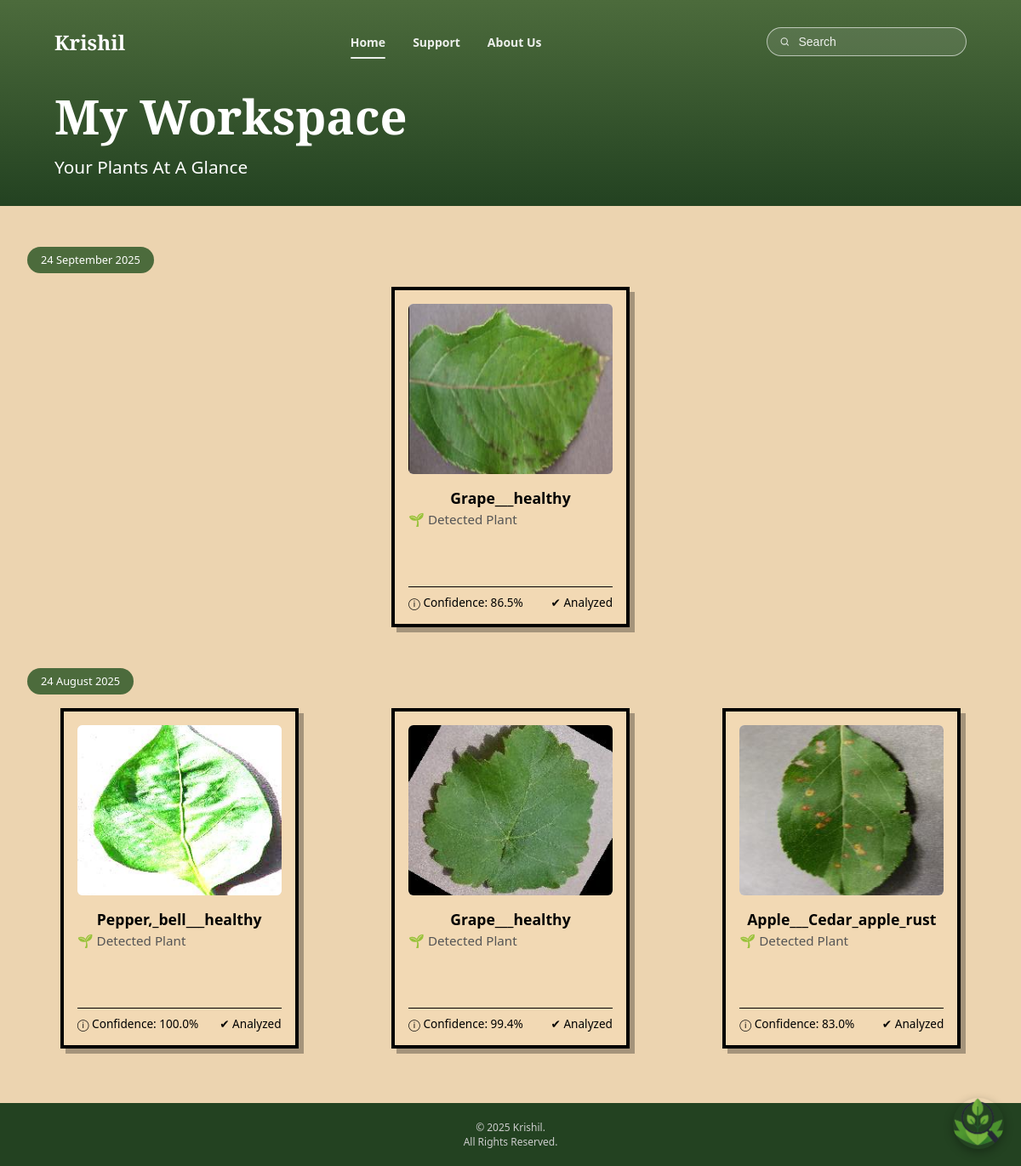
/workspace, run on the app's committed database.
### backend/app.py (models this page shows)
class Upload(Base):
    __tablename__ = "upload"
    id = Column(Integer, primary_key=True, index=True)
    filename = Column(String(255), nullable=False)
    predicted_class = Column(String(100), nullable=False)
    confidence = Column(Float, nullable=False)
    top_3_predictions = Column(Text, nullable=False)
    timestamp = Column(DateTime, default=datetime.utcnow)

### backend/app.py (the view)
@app.get("/workspace")
def workspace(request: Request, db: Session = Depends(get_db)):
    uploads = db.query(Upload).order_by(Upload.timestamp.desc()).limit(20).all()
    crops_by_date = {}
    for u in uploads:
        date_str = u.timestamp.strftime("%d %B %Y")
        crops_by_date.setdefault(date_str, []).append(
            {
                "name": u.predicted_class,
                "type": "Detected Plant",
                "status": f"Confidence: {u.confidence*100:.1f}%",
                "progress": "Analyzed",
                "image": f"uploads/{u.filename}",
            }
        )
    return templates.TemplateResponse("workspace.html", {"request": request, "crops": crops_by_date})

### templates/workspace.html (shortened to what this page needs)
<!DOCTYPE html>
<html lang="en">
<head>
</head>
<body>
  <header>
    <div class="nav">
      <h1>Krishil</h1>
      <ul>
        <li><a href="{{ request.url_for('home')}}" class="active">Home</a></li>
        <li><a href="{{ request.url_for('support_page')}}">Support</a></li>
        <li><a href="{{ request.url_for('about_us')}}">About Us</a></li>
      </ul>
      <div class="search" aria-label="Search">
        <svg class="icon" viewBox="0 0 24 24" fill="none" stroke="currentColor">
          <circle cx="11" cy="11" r="7" stroke-width="2"></circle>
          <path d="M20 20L17 17" stroke-width="2" stroke-linecap="round"></path>
        </svg>
        <input type="search" id="searchInput" placeholder="Search" />
      </div>
    </div>
    <div class="hero">
      <h2>My Workspace</h2>
      <p>Your Plants At A Glance</p>
    </div>
  </header>
  <main class="workspace">
  {% if crops %}
    {% for date, plants in crops.items() %}
      <div class="date-tag">{{ date }}</div>
      <div class="grid">
        {% for plant in plants %}
          <div class="card">
            <div class="image">
              <img src="{{ request.url_for('static', path=plant.image) }}" alt="{{ plant.name }}">
            </div>
            <div class="title">{{ plant.name }}</div>
            <div class="sub-title">🌱 {{ plant.type }}</div>
            <div class="footer">
              <div>ⓘ {{ plant.status }}</div>
              <div>✔ {{ plant.progress }}</div>
            </div>
          </div>
        {% endfor %}
      </div>
    {% endfor %}
  {% else %}
    <p style="text-align:center; margin-top:2rem; color:#555;">
      No plant predictions yet. Upload an image in <b>Detect</b> page first.
    </p>
  {% endif %}
</main>
<div id="chatIcon"
     style="position:fixed;bottom:20px;right:20px;
            width:60px;height:60px;border-radius:50%;
            overflow:hidden;cursor:pointer;
            box-shadow:0 4px 12px rgba(0,0,0,0.3);">
  <img src="{{ request.url_for('static', path='logo2.png') }}"
       alt="Chatbot"
       style="width:100%;height:100%;object-fit:cover;">
</div>
  <footer>
    &copy; 2025 Krishil.<br />All Rights Reserved.
  </footer>
</body>
</html>

### templates/workspace.html (style rules this page uses)
* { box-sizing: border-box; margin: 0; padding: 0; }
body { font-family: "Quicksand", system-ui, -apple-system, Segoe UI, Roboto, Arial, sans-serif; background-color: #ECD4B0; color: #000; overflow-x: hidden; }
header { background: linear-gradient(to bottom, #4c6b3c, #234221); color: white; padding: 2rem 4rem; transition: all 0.3s ease-in-out; position: relative; }
.nav { display: flex; justify-content: space-between; align-items: center; flex-wrap: wrap; margin-bottom: 2rem; }
.nav h1 { font-family: 'Playfair Display', serif; font-size: 1.5rem; }
.nav ul { list-style: none; display: flex; gap: 2rem; }
.nav ul li { font-size: 0.9rem; position: relative; }
.nav ul li a { color: #fff; text-decoration: none; opacity: .9; font-weight: 600; font-size: 14px; padding-block: 6px; position: relative; transition: color 0.3s ease; }
.nav ul li a::after { content: ""; position: absolute; left: 0; right: 0; bottom: -4px; height: 2px; width: 0; margin: auto; background: #fff; border-radius: 2px; transition: width 0.3s ease; }
.nav ul li a:hover::after, .nav ul li a.active::after { width: 100%; }
.search { justify-self: end; display: flex; align-items: center; gap: 10px; border: 1px solid rgba(255, 255, 255, .6); border-radius: 999px; padding: 8px 14px; min-width: 220px; color: #fff; position: relative; background: rgba(255, 255, 255, 0.1); }
.search input { background: transparent; border: 0; outline: 0; color: #fff; width: 100%; font-size: 14px; }
.search input::placeholder { color: rgba(255, 255, 255, .9); }
.search .icon { width: 14px; height: 14px; opacity: .9; }
.hero { margin-top: 1rem; opacity: 0; transform: translateY(40px); animation: fadeInUp 1s ease forwards; text-align: left; }
.hero h2 { font-family: 'Playfair Display', serif; font-size: 3.5rem; font-weight: 700; transition: all 0.3s ease-in-out; }
.hero p { font-size: 1.3rem; margin-top: 0.5rem; transition: all 0.3s ease-in-out; }
.workspace { padding: 2rem; max-width: 1200px; margin: 0 auto; }
.date-tag { background-color: #4c6b3c; color: white; padding: 0.4rem 1rem; border-radius: 20px; display: inline-block; font-size: 0.8rem; margin: 1rem auto; text-align: center; }
.grid { display: grid; grid-template-columns: repeat(auto-fit, minmax(280px, 1fr)); gap: 2rem; justify-items: center; margin-bottom: 2rem; }
.card { background-color: #f2d9b4; border: 4px solid black; padding: 1rem; width: 280px; height: 400px; box-shadow: 6px 6px 0px rgba(0, 0, 0, 0.3); position: relative; display: flex; flex-direction: column; }
.card .image { width: 100%; height: 200px; margin-bottom: 1rem; overflow: hidden; border-radius: 6px; background: #eee; display: flex; align-items: center; justify-content: center; }
.card .image img { width: 100%; height: 100%; object-fit: cover; display: block; }
.card .title { font-size: 1.1rem; font-weight: bold; margin-bottom: 0.2rem; text-align: center; display: -webkit-box; -webkit-line-clamp: 2; -webkit-box-orient: vertical; line-clamp: 2; box-orient: vertical; overflow: hidden; }
.card .sub-title { font-size: 0.95rem; color: #555; margin-bottom: 1rem; }
.card .footer { font-size: 0.85rem; display: flex; justify-content: space-between; border-top: 1px solid #000; padding-top: 0.5rem; margin-top: auto; }
footer { background: #234221; color: #ccc; text-align: center; padding: 20px; font-size: 0.75rem; }

### data on the page
Upload: shows a picture, name "Grape___healthy", type "Detected Plant", status "Confidence: 86.5%", progress "Analyzed"
Upload: shows a picture, name "Pepper,_bell___healthy", type "Detected Plant", status "Confidence: 100.0%", progress "Analyzed"
Upload: shows a picture, name "Grape___healthy", type "Detected Plant", status "Confidence: 99.4%", progress "Analyzed"
Upload: shows a picture, name "Apple___Cedar_apple_rust", type "Detected Plant", status "Confidence: 83.0%", progress "Analyzed"

### other printed values
{{ date }} "24 September 2025" "24 August 2025"
